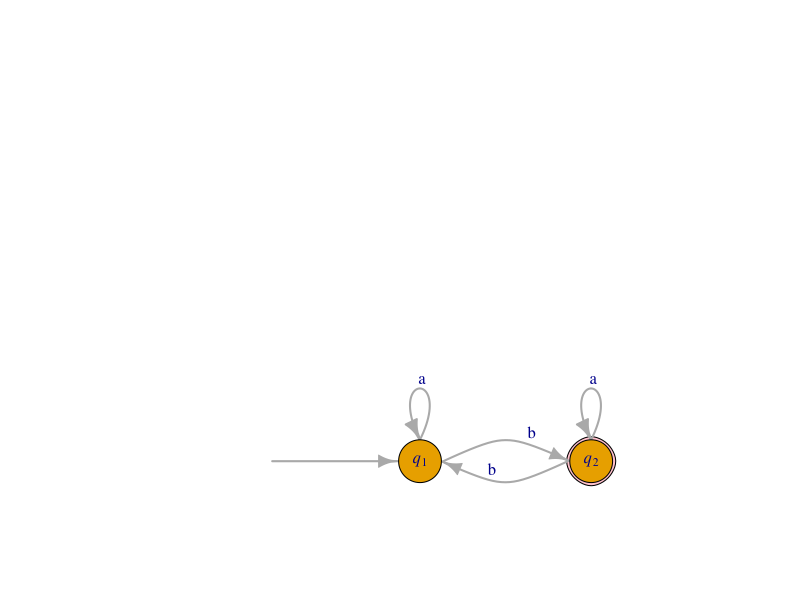
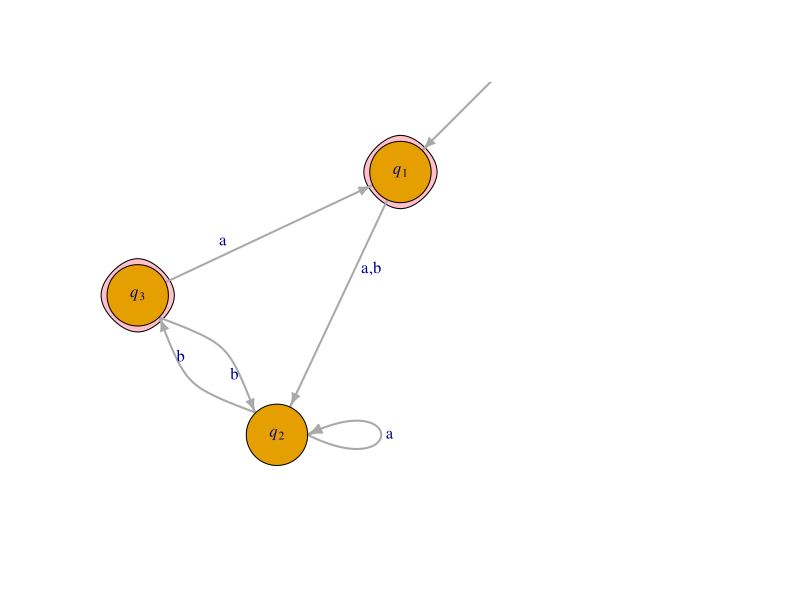

Generate these figures, in order, with R:
## ---- chunk 1
set.seed(11924)
fnames <- sample(c("Ky", "Curtis", "Micah", "Todd", "Andrew", "Meghan", "Allie", "David", "Connor", "Levi", "Ben", "Grace", "Joshua"))
## ---- chunk 2
library(igraph)
a3 <- graph_from_literal(" "-+q1-+q2-+q1-+q1, q2-+q2, simplify=FALSE)
coords <- layout_on_grid(a3, width = 3)
plot(a3, 
     edge.curved = c(0, 0.5, 0.5, 0.5, 0.5), 
     layout=coords,
     vertex.size = 25,
     vertex.shape = c("none", "circle", "circle"),
     vertex.label = c(" ", expression(italic(q)[1]), expression(italic(q)[2])),
     edge.loop.angle=3.14*1.5,
     mark.groups = list(3), mark.shape = 0.7, mark.col = "pink", mark.border = "black",
     vertex.label.cex = 1,
     edge.label = c("","    b\n","  b\n"," a\n"," a\n"), 
     edge.label.cex = 1,
     edge.width = 2)
## ---- chunk 3
library(igraph)
a3 <- graph_from_literal(" "-+q1-+q2-+q3-+q1, q3-+q2-+q2, simplify=FALSE)
#coords <- matrix(c(-3,0, 0,0, 3,0, 1.5, -1), nrow = 4, byrow=TRUE)
set.seed(3321)
coords <- layout_nicely(a3)
plot(a3, 
     edge.curved = c(0, 0, 0.5, 0, 0.5, 0.5), 
     layout=coords,
     vertex.size = 25,
     vertex.shape = c("none", "circle", "circle", "circle"),
     vertex.label = c(" ", expression(italic(q)[1]), expression(italic(q)[2]), expression(italic(q)[3])),
     edge.loop.angle=3.14*0,
     mark.groups = list(2,4), mark.shape = .6,  mark.col = "pink", mark.border = "black",
     vertex.label.cex = 1,
     edge.label = c("", "        a,b", "b\n", "a      \n", "\nb", "    a"), 
     edge.label.cex = 1,
     edge.width = 2,
     edge.arrow.size=0.7,
     ylim = c(-1.02,0.2), xlim=c(-1,1.3))
